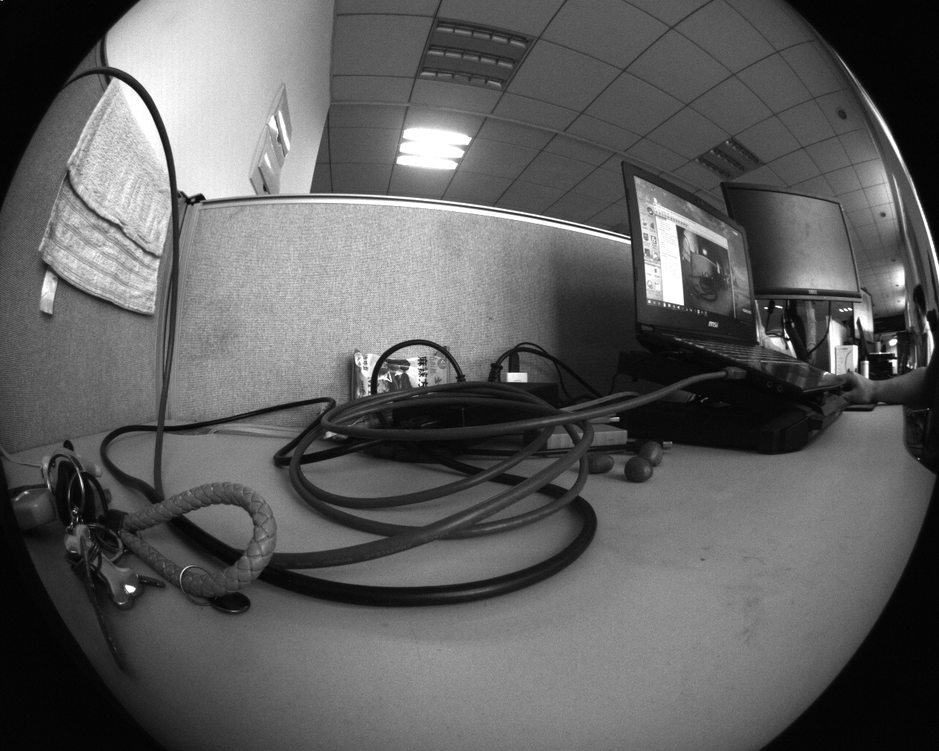
//> input picture homework_PPT_Zou_2018/Partial_code/HarrisDetector/test1.bmp, 939 x 751 px, shrunk from 1280 x 1024 before the run
$ ./main   (built with g++ and OpenCV 4)
//> lines starting //> are read from the running program, lines starting //| are printed output that depends on the picture; after the words box and inside, x2 and y2 are one past the last pixel; in counts of white or black regions, pixels touching at a corner belong together
//> further down, image is the input picture: 751 rows x 939 cols, CV_8UC1; min 0, max 255, mean 94.7
#include <stdio.h>
#include <opencv2/opencv.hpp>
#include "opencv2/highgui/highgui.hpp"
#include "opencv2/imgproc/imgproc.hpp"

using namespace cv;
using namespace std;

namespace feat
{
	const double EPS = 2.2204e-16;
	struct SBlob
	{
		Point position;
		double value;
		double sigma;
	};
	static bool compareBlob(const SBlob& lhs, const SBlob& rhs);
	Mat getHOGKernel(Size& ksize, double sigma);
	void extBlobFeat(Mat& imgSrc, vector<SBlob>& blobs);


	// edge detection
	enum sobelDirection{SOBEL_HORZ, SOBEL_VERT, SOBEL_BOTH};
	double getSobelEdge(const Mat& imgSrc, Mat& imgDst, double thresh = -1, int direction = SOBEL_BOTH);
	static double getCannyThresh(const Mat& inputArray, double percentage);
	void getCannyEdge(const Mat& imgSrc, Mat& imgDst, double lowThresh = -1, double highThresh = -1, double sigma = 1);


	void detectHarrisCorners(const Mat& imgSrc, Mat& imgDst, double alpha);
	void drawCornerOnImage(Mat& image, const Mat&binary);
	void detectHarrisLaplace(const Mat& imgSrc, Mat& imgDst);
}

void feat::detectHarrisCorners(const Mat& imgSrc, Mat& imgDst, double alpha)
{
//> called with alpha = 0.001
	Mat gray;
	if (imgSrc.channels() == 3)
	{
		cvtColor(imgSrc, gray, CV_BGR2GRAY);
	}
	else
	{
		gray = imgSrc.clone();
	}
	gray.convertTo(gray, CV_64F);

	Mat xKernel = (Mat_<double>(1,3) << -1, 0, 1);
	Mat yKernel = xKernel.t();

	Mat Ix,Iy;
	filter2D(gray, Ix, CV_64F, xKernel);
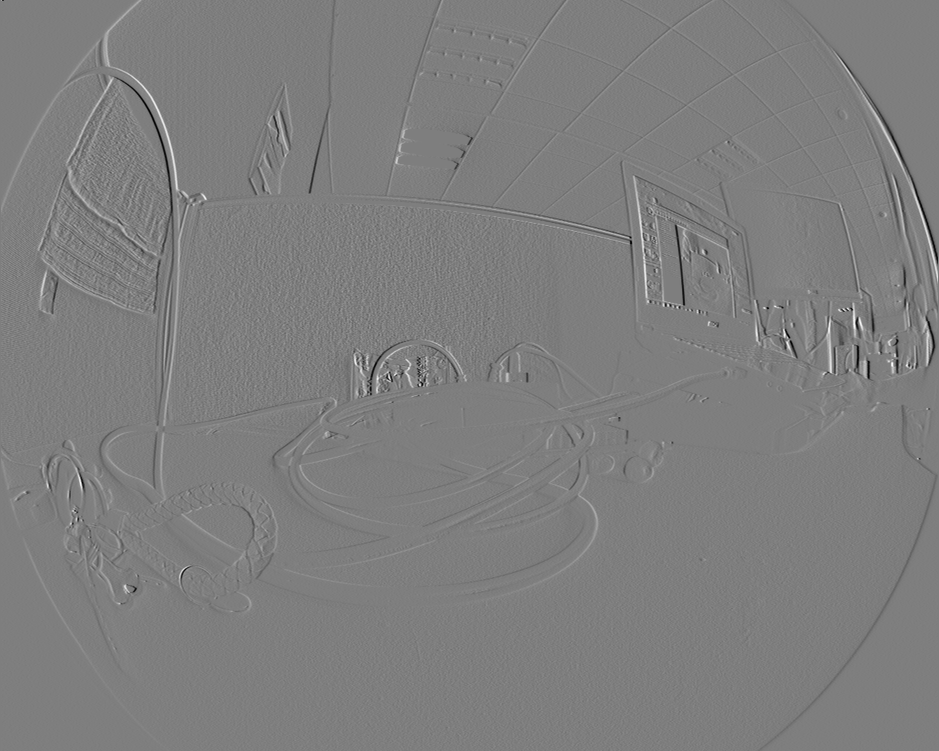
//> Ix: 751 rows x 939 cols, CV_64FC1; min -224, max 227, mean 0; drawn with min black and max white
	filter2D(gray, Iy, CV_64F, yKernel);
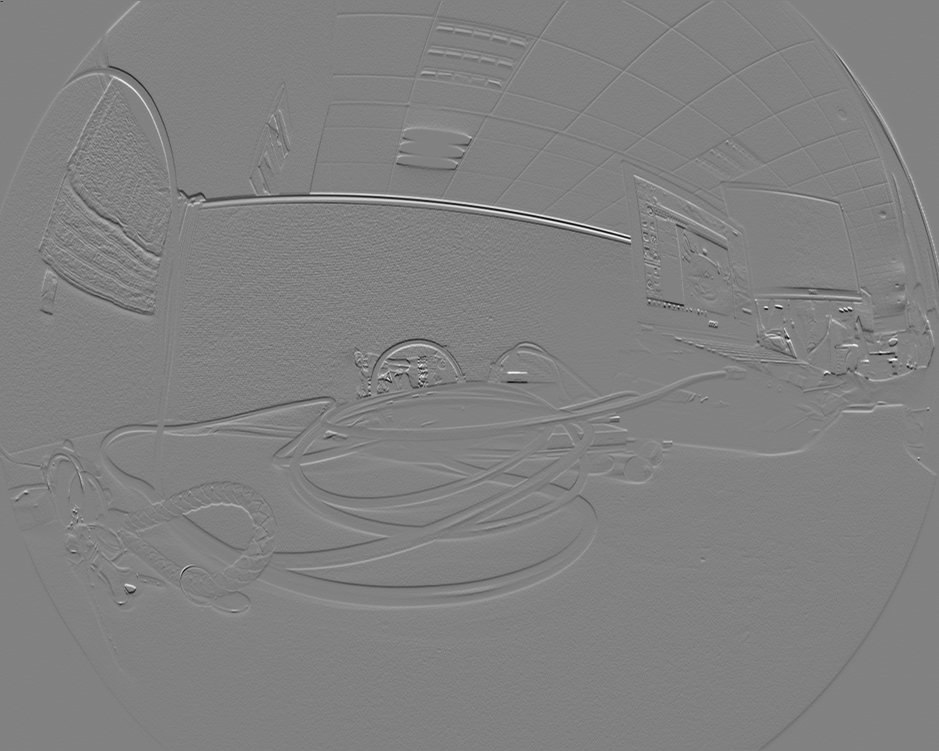
//> Iy: 751 rows x 939 cols, CV_64FC1; min -250, max 242, mean -0.1; drawn with min black and max white

	Mat Ix2,Iy2,Ixy;
	Ix2 = Ix.mul(Ix);
	Iy2 = Iy.mul(Iy);
	Ixy = Ix.mul(Iy);

	Mat gaussKernel = getGaussianKernel(7, 1);
	filter2D(Ix2, Ix2, CV_64F, gaussKernel);
	filter2D(Iy2, Iy2, CV_64F, gaussKernel);
	filter2D(Ixy, Ixy, CV_64F, gaussKernel);
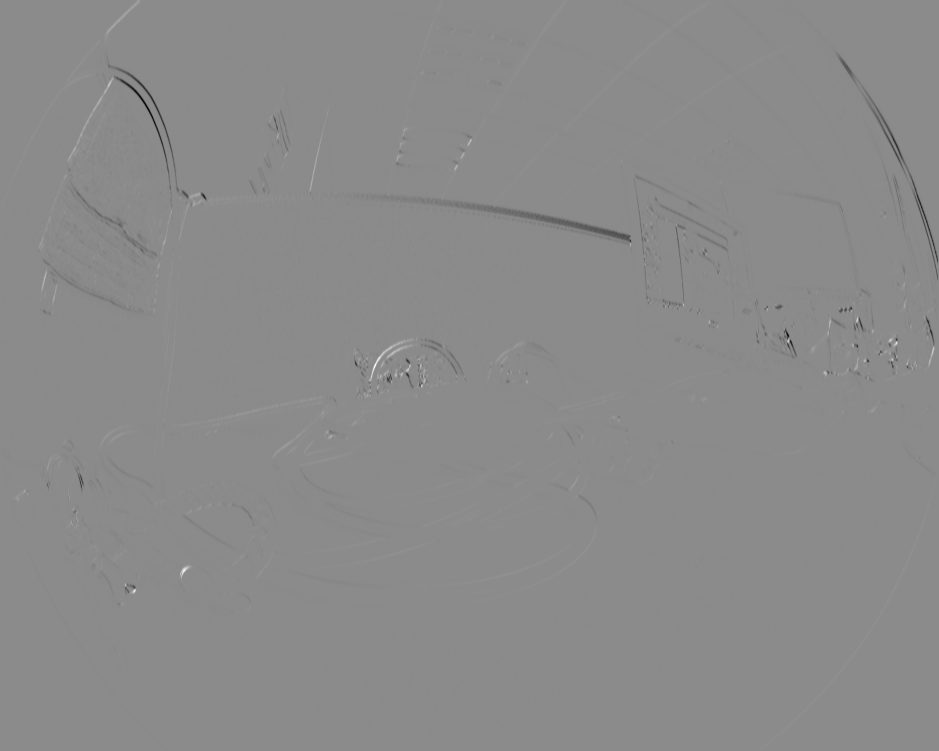
//> Ixy: 751 rows x 939 cols, CV_64FC1; min -25442.3, max 21211.6, mean -46.4; drawn with min black and max white


	Mat cornerStrength(gray.size(), gray.type());
	for (int i = 0; i < gray.rows; i++)
	{
		for (int j = 0; j < gray.cols; j++)
		{
			double det_m = Ix2.at<double>(i,j) * Iy2.at<double>(i,j) - Ixy.at<double>(i,j) * Ixy.at<double>(i,j);
			double trace_m = Ix2.at<double>(i,j) + Iy2.at<double>(i,j);
			cornerStrength.at<double>(i,j) = det_m - alpha * trace_m *trace_m;
		}
	}
	// threshold
	double maxStrength;
	minMaxLoc(cornerStrength, NULL, &maxStrength, NULL, NULL);
//> maxStrength = 405603586.3
	Mat dilated;
	Mat localMax;
	dilate(cornerStrength, dilated, Mat());
	compare(cornerStrength, dilated, localMax, CMP_EQ);
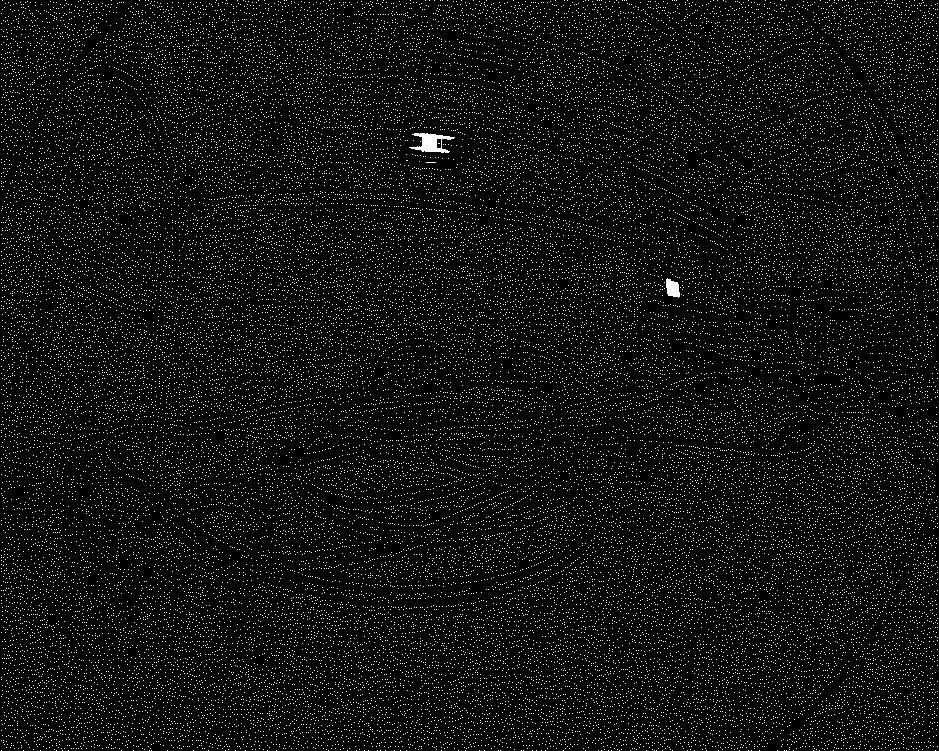
//> localMax: 751 rows x 939 cols, CV_8UC1; 5.5% white in thin lines or dots


	Mat cornerMap;
	double qualityLevel = 0.01;
	double thresh = qualityLevel * maxStrength;
//> thresh = 4056035.9
	cornerMap = cornerStrength > thresh;
//> cornerMap: 751 rows x 939 cols, CV_8UC1; 0.36% white in thin lines or dots, all inside (x1, y1, x2, y2) = (1, 0, 938, 605)
	bitwise_and(cornerMap, localMax, cornerMap);
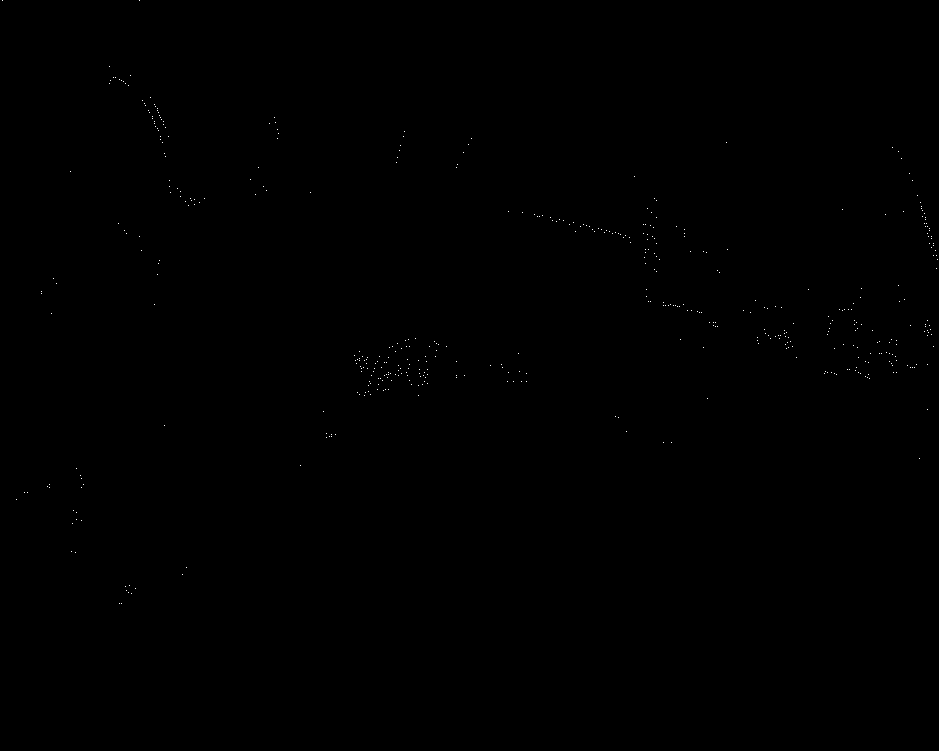
//> cornerMap: 751 rows x 939 cols, CV_8UC1; 0.07% white in thin lines or dots, all inside (x1, y1, x2, y2) = (2, 0, 938, 604)

	imgDst = cornerMap.clone();

}

void feat::drawCornerOnImage(Mat& image, const Mat& binary)
{
    Mat_<uchar>::const_iterator it = binary.begin<uchar>();
    Mat_<uchar>::const_iterator itd = binary.end<uchar>();
    for (int i = 0; it != itd; it++, i++)
    {
        if (*it)
            circle(image, Point(i%image.cols, i / image.cols), 3, Scalar(0, 255, 0), 1);
    }
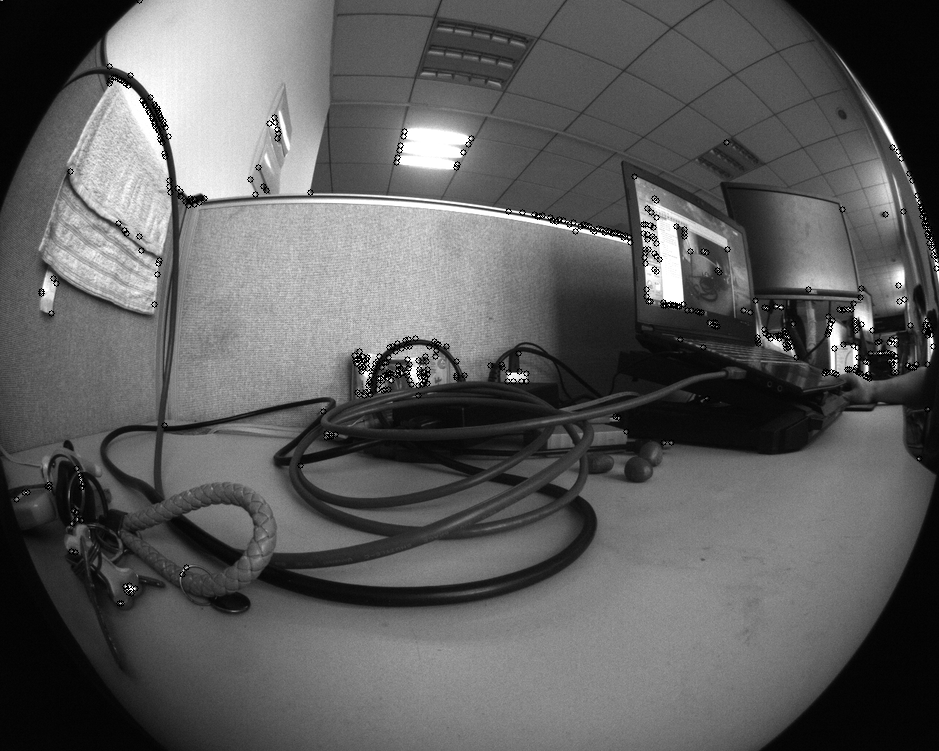
//> image: 751 rows x 939 cols, CV_8UC1; 1% of pixels changed, all inside (x1, y1, x2, y2) = (0, 0, 939, 607)
}

int main(int argc, char** argv )
{
	Mat image;
	Mat cornerMap;
	image = imread("../test1.bmp",IMREAD_GRAYSCALE );
	if ( !image.data )
	{
		printf("No image data \n");
		printf("Please check the path and name of image_origianl \n");
		return -1;
	}

	feat::detectHarrisCorners(image, cornerMap,0.001);
	feat::drawCornerOnImage(image, cornerMap);

	namedWindow("Display Image", WINDOW_AUTOSIZE );
	imshow("Display Image", cornerMap);
	waitKey(0);

	return 0;
}
